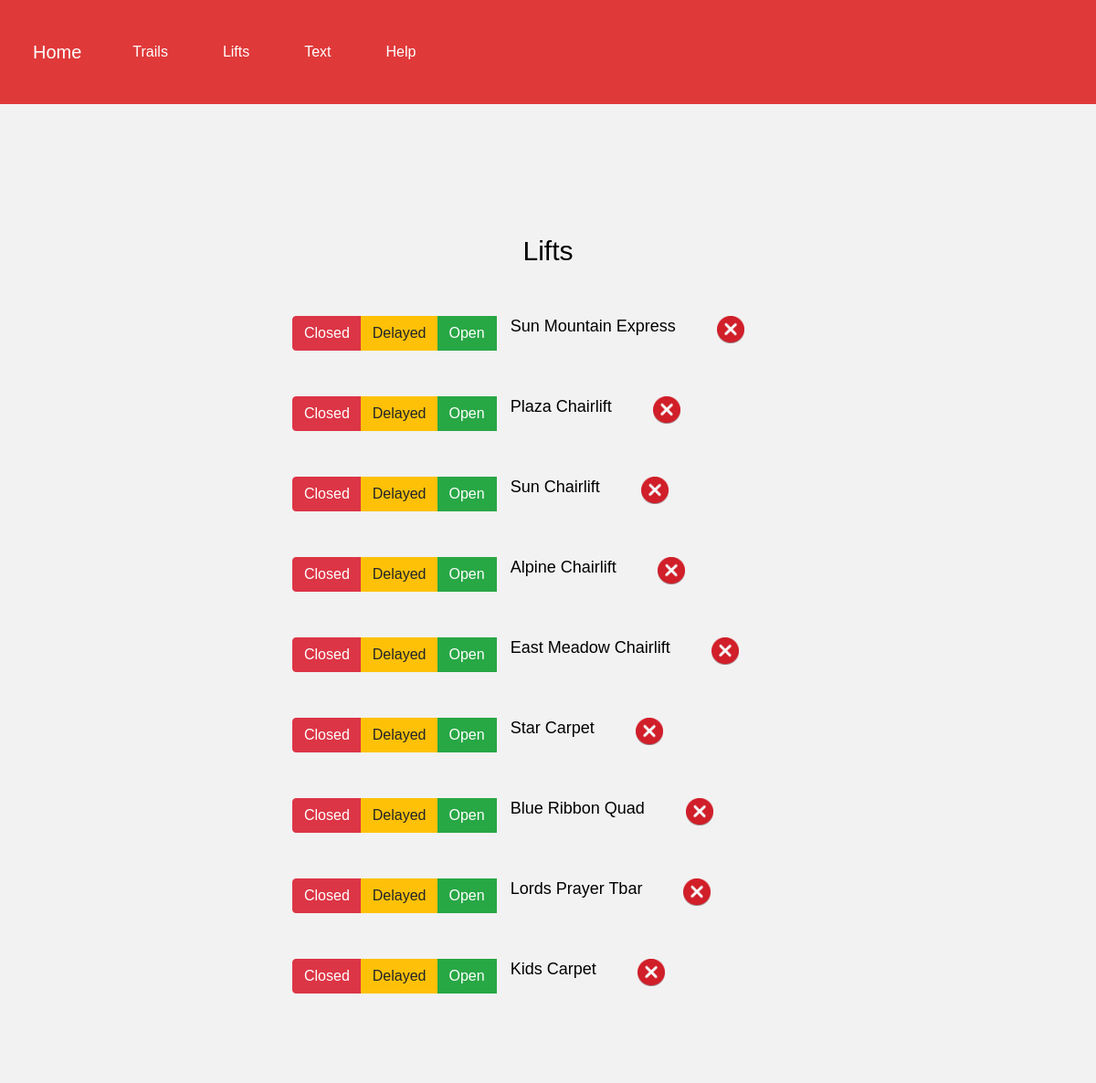
The page /lifts on the database as committed earlier.
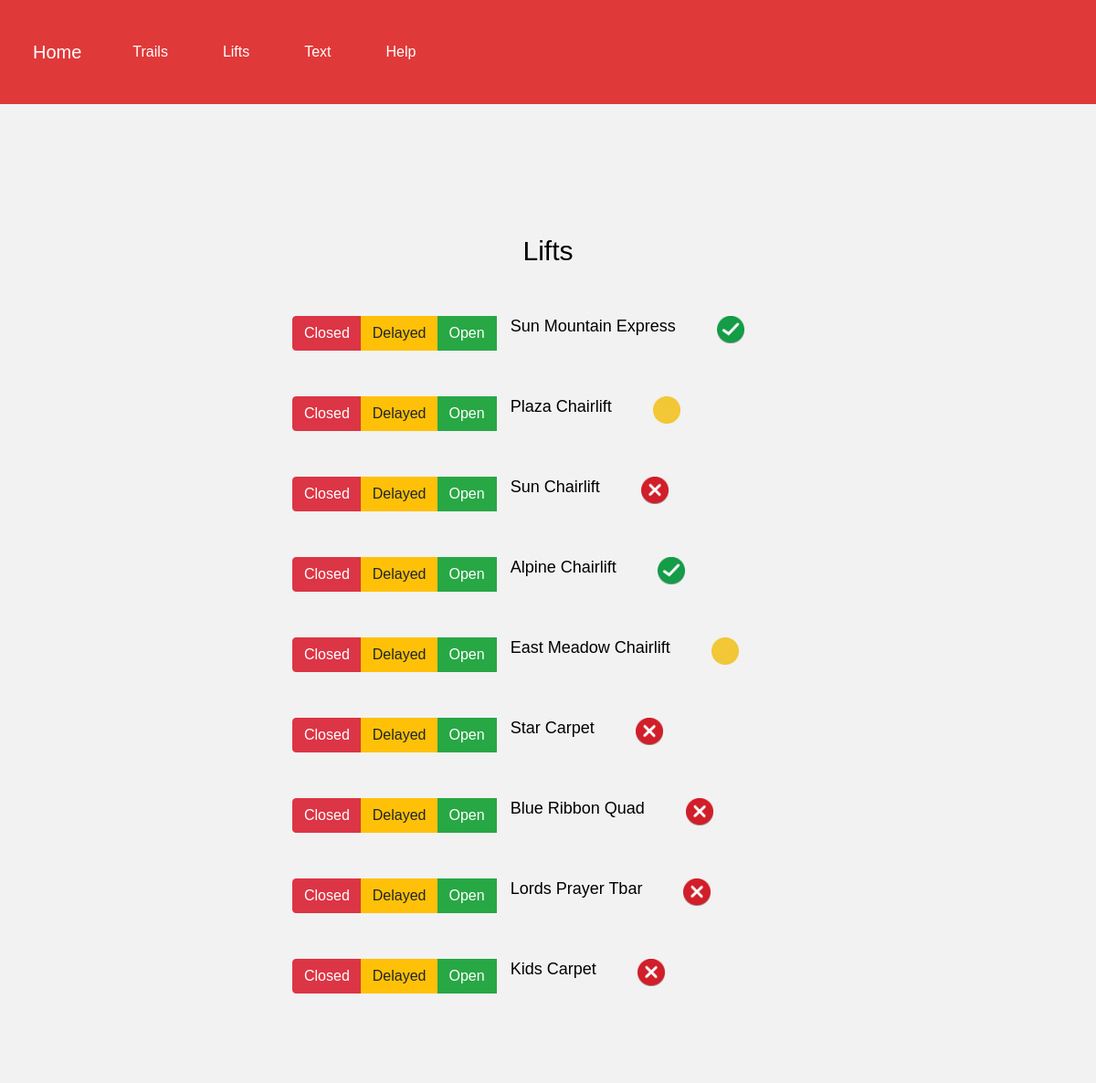
The same page on the database as committed later.
### tables this page shows
CREATE TABLE "Lifts" (
"index" INTEGER,
  "lift_name" TEXT,
  "status" TEXT
);

### app.py (the view)
@app.route("/lifts", methods=["GET","POST"])
def lifts():
    con = sqlite3.connect('bromley_trailmap.db', isolation_level=None)
    cur = con.cursor()
    if request.method == "POST":
        for lift_name in LIFT_NAMES:
            new_status = request.form.get(lift_name)
            if new_status is not None:
                cur.execute('UPDATE Lifts SET status = ? WHERE lift_name = ?', (new_status, lift_name))
                con.commit()
    cur.execute('SELECT lift_name, status FROM Lifts')
    rows = cur.fetchall()
    con.close()
    lift_status = {row[0]: row[1] for row in rows}
    return render_template("lifts.html", l_stat=lift_status)

### templates/lifts.html (shortened to what this page needs)
{% extends 'base.html' %}
{% block content %}
<div class="container">
    <p class="lead">Lifts</p>
    <form action="{{ url_for('lifts') }}" method="POST">
        {% set status_icons = {
        'open': 'open.png',
        'delayed': 'delayed.png',
        'closed': 'closed.png'
        } %}
        {% for lift, status in l_stat.items() %}
        <div class="btn-group" role="group" aria-label="Lift status buttons" style="margin-bottom: 20px;">
            <button type="submit" class="btn btn-danger" value="closed" name="{{ lift }}">Closed</button>
            <button type="submit" class="btn btn-warning" value="delayed" name="{{ lift }}">Delayed</button>
            <button type="submit" class="btn btn-success" value="open" name="{{ lift }}">Open</button>
            <h4 style="margin-left: 15px;">{{ lift.replace('_', ' ').title() }}</h4>
            <div id="specific-lift-status" style="margin-left: 15px;">
                {% if status in status_icons %}
                <img src="{{ url_for('static', filename=status_icons[status]) }}" alt="{{ status.title() }}" width="30" height="30">
                {% else %}
                <span>{{ status }}</span>
                {% endif %}
            </div>
        </div>
        {% endfor %}
    </form>
</div>
{% endblock %}

### templates/base.html (shortened to what this page needs)
<!DOCTYPE html>
<html lang="en">
<head>
    <link rel="stylesheet" href="https://maxcdn.bootstrapcdn.com/bootstrap/4.0.0/css/bootstrap.min.css">
    <link href="../static/style.css" rel="stylesheet" type="text/css" media="screen" />
</head>
<body>
<header>
    <nav class="navbar navbar-expand-lg">
        <a class="navbar-brand" href="/"> Home </a>
        <div class="collapse navbar-collapse" id="navbarNav">
            <ul class="navbar-nav">
                <li>
                    <a href="/trails">Trails</a>
                </li>
                <li>
                    <a href="/lifts">Lifts</a>
                </li>
                <li>
                    <a href="/text">Text</a>
                </li>
                <li>
                    <a href="/help">Help</a>
                </li>
            </ul>
        </div>
    </nav>
</header>
<main>
    {% block content %}
    {% endblock %}
</main>
</body>
</html>

### static/style.css (style rules this page uses)
body { font-family: Arial, sans-serif; margin: 0; padding: 0; }
.container { max-width: 1200px; margin: 0 auto; padding: 20px; }
.navbar { background-color: rgb(224, 57, 57); overflow: hidden; }
.navbar a { float: left; display: block; color: white; text-align: center; padding: 14px 20px; text-decoration: none; }
form { max-width: 600px; margin: 0 auto; padding: 20px; background-color: #f2f2f2; border-radius: 5px; }
form button { background-color: rgb(0, 18, 68); color: white; padding: 10px 20px; border: none; border-radius: 4px; cursor: pointer; }
body { font-family: Arial, sans-serif; background-color: #f2f2f2; margin: 0; padding: 0; }
header { background-color: rgb(224, 57, 57); color: #fff; text-align: center; padding: 20px 0; }
nav ul { list-style-type: none; padding: 0; margin: 0; background-color: rgb(224, 57, 57); overflow: hidden; }
nav ul li { display: inline; }
nav ul li a { display: block; color: white; text-align: center; padding: 14px 16px; text-decoration: none; }
nav ul li + li { margin-left: 20px; }
main { padding: 20px; }
.container { margin-top: 50px; }
main { margin-top: 50px; }
main p { font-size: 18px; line-height: 1.8; margin-bottom: 30px; color: #000000; text-align: center; }
main p.lead { font-size: 30px; line-height: 1.4; margin-bottom: 30px; color: #000000; text-align: center; }
main h4 { font-size: 18px; line-height: 1.2; margin-top: 0.5px; margin-bottom: 0.5px; margin-left: 20px; margin-right: 30px; color: #000000; text-align: left; }

Rows that differ between the two databases and show on the page:
changed Lifts "Sun Mountain Express": status: a different picture
changed Lifts "Plaza Chairlift": status: a different picture
changed Lifts "Alpine Chairlift": status: a different picture
changed Lifts "East Meadow Chairlift": status: a different picture
